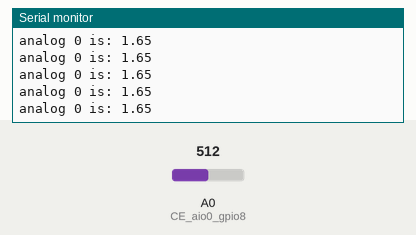
Simulated run of this sketch. Board: Arduino Uno, built with avr-gcc and run on an emulated ATmega328P. On the bench: the last lines printed to the serial monitor. The test bench sets the inputs (shaded band); at power-on: A0 (CE_aio0_gpio8) = 512.

Above: at 1.2 s.
1.3 s: A0 (CE_aio0_gpio8) set to 716
At 1.68 s:
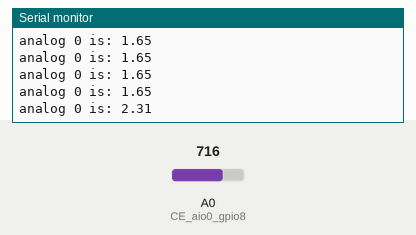
2.8 s: A0 (CE_aio0_gpio8) set to 900
At 2.94 s:
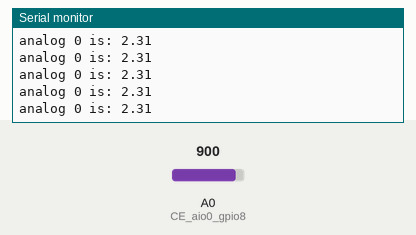
Timing chart, 0 to 5.8 s (numbered marks = the images above; inputs shaded):
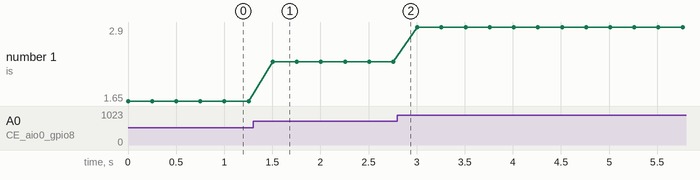

The sketch:

AnalogTest.ino
```cpp
#define CE_aio0_gpio8 14

void setup()
{
  Serial.begin(38400);
}

int val;
double math;

void loop()
{
  val = analogRead(CE_aio0_gpio8);
  math = val * 0.003222;
  Serial.print("analog 0 is: ");
  Serial.println(math);
  delay(250);
}
```

Measured:
- after the input at 1.3 s, the serial monitor: prints a new line after 0.20 s (image 1)
- plotted number 1: 1.65 → 2.31 after the input at 1.3 s, 2.31 → 2.9 after the input at 2.8 s
